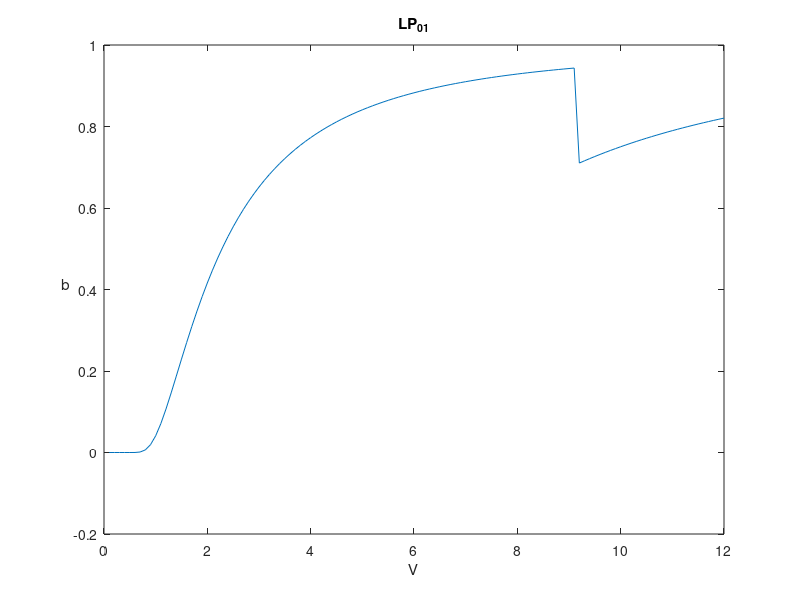

MATLAB code to generate this figure:

% g = @(b) sqrt(1-b)*besselj(1,V*sqrt(1-b))/besselj(0,V*sqrt(1-b))...
%         -1i*sqrt(b)*besselh(1,1,1i*V*sqrt(b))/besselh(0,1,1i*V*sqrt(b));
    
% g = @(b) sqrt(1-b)*besselj(1,V*sqrt(1-b))*besselh(0,1,1i*V*sqrt(b))...
%         -1i*besselj(0,V*sqrt(1-b))*sqrt(b)*besselh(1,1,1i*V*sqrt(b)); 
% V = ;
% g = @(b) sqrt(1-b)*besselj(1,V*sqrt(1-b))/besselj(0,V*sqrt(1-b))...
%         -sqrt(b)*besselk(1,V*sqrt(b))/besselk(0,V*sqrt(b));
%     
% b = fsolve(g,0.9);
 
v = 0.1:0.1:12;
b = zeros(1,length(v));
k = 0;
b0 = 0;

for V = v
    k = k + 1;
    g = @(b) sqrt(1-b)*besselj(1,V*sqrt(1-b))/besselj(0,V*sqrt(1-b))...
            -sqrt(b)*besselk(1,V*sqrt(b))/besselk(0,V*sqrt(b));
    b(k) = fsolve(g,0.99);
end
    
plot(v,b)
xlabel('V')
ylabel('b')
title('LP_0_1')
set(get(gca,'ylabel'),'rotation',0)

%     g = @(b) sqrt(1-b)*besselj(1,V*sqrt(1-b))*besselh(0,1,1i*V*sqrt(b))...
%             -1i*besselj(0,V*sqrt(1-b))*sqrt(b)*besselh(1,1,1i*V*sqrt(b));
%     g = @(b) sqrt(1-b)*besselj(1,V*sqrt(1-b))/besselj(0,V*sqrt(1-b))...
%         -1i*sqrt(b)*besselh(1,1,1i*V*sqrt(b))/besselh(0,1,1i*V*sqrt(b));
%     if (V<=1)
%         b0 = 0.05;
%     if (V<=1)
%         b0 = 0.1;
%     elseif (V<=2)
%         b0 = 0.3;
%     elseif (V<=2.5)
%         b0 = 0.35;
%     elseif (V<=3)
%         b0 = 0.55;
%     elseif (V<=3.5)
%         b0 = 0.65;
%     elseif (V<=4)
%         b0 = 0.75;    
%     elseif (V<=4)
%         b0 = 0.7;
%     elseif (V<=3)
%         b0 = 0.55;
%     elseif (V<=5)
%         b0 = 0.8;
%     elseif (V<=6)
%         b0 = 0.85;    
%     elseif (V<=7)
%         b0 = 0.9;
%     elseif (V<=9)
%         b0 = 0.93;    
%     elseif (V<=10)
%         b0 = 0.96;
%     elseif (V<=11)
%         b0 = 0.97;
%     else
%         b0 = 0.99;
%     end